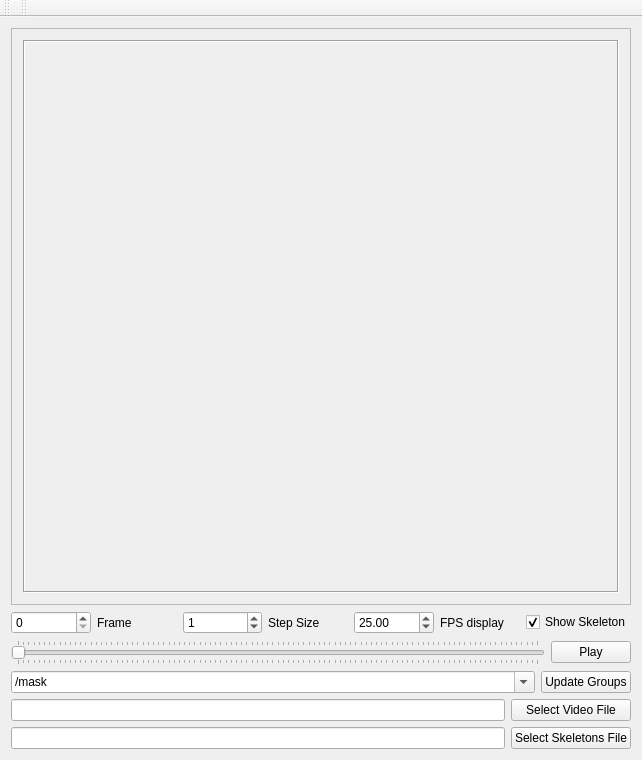
<?xml version="1.0" encoding="UTF-8"?>
<ui version="4.0">
 <class>ImageViewer</class>
 <widget class="QMainWindow" name="ImageViewer">
  <property name="geometry">
   <rect>
    <x>0</x>
    <y>0</y>
    <width>642</width>
    <height>760</height>
   </rect>
  </property>
  <property name="windowTitle">
   <string>ImageViewer</string>
  </property>
  <widget class="QWidget" name="centralWidget">
   <property name="enabled">
    <bool>true</bool>
   </property>
   <layout class="QVBoxLayout" name="verticalLayout_2">
    <item>
     <layout class="QVBoxLayout" name="verticalLayout">
      <item>
       <widget class="QScrollArea" name="scrollArea">
        <property name="frameShadow">
         <enum>QFrame::Sunken</enum>
        </property>
        <property name="widgetResizable">
         <bool>true</bool>
        </property>
        <widget class="QWidget" name="scrollAreaWidgetContents">
         <property name="geometry">
          <rect>
           <x>0</x>
           <y>0</y>
           <width>614</width>
           <height>485</height>
          </rect>
         </property>
         <layout class="QVBoxLayout" name="verticalLayout_3">
          <item>
           <widget class="QLabel" name="imageCanvas">
            <property name="sizePolicy">
             <sizepolicy hsizetype="Ignored" vsizetype="Ignored">
              <horstretch>0</horstretch>
              <verstretch>0</verstretch>
             </sizepolicy>
            </property>
            <property name="frameShape">
             <enum>QFrame::Box</enum>
            </property>
            <property name="frameShadow">
             <enum>QFrame::Sunken</enum>
            </property>
            <property name="text">
             <string/>
            </property>
           </widget>
          </item>
         </layout>
        </widget>
       </widget>
      </item>
      <item>
       <layout class="QHBoxLayout" name="horizontalLayout_3">
        <item>
         <widget class="QSpinBox" name="spinBox_frame">
          <property name="maximum">
           <number>999999999</number>
          </property>
         </widget>
        </item>
        <item>
         <widget class="QLabel" name="label_frame">
          <property name="text">
           <string>Frame</string>
          </property>
         </widget>
        </item>
        <item>
         <widget class="QSpinBox" name="spinBox_step">
          <property name="maximum">
           <number>999999999</number>
          </property>
          <property name="value">
           <number>1</number>
          </property>
         </widget>
        </item>
        <item>
         <widget class="QLabel" name="label_step">
          <property name="text">
           <string>Step Size</string>
          </property>
         </widget>
        </item>
        <item>
         <widget class="QDoubleSpinBox" name="doubleSpinBox_fps">
          <property name="maximum">
           <double>100.000000000000000</double>
          </property>
          <property name="value">
           <double>25.000000000000000</double>
          </property>
         </widget>
        </item>
        <item>
         <widget class="QLabel" name="label_fps">
          <property name="text">
           <string>FPS display</string>
          </property>
         </widget>
        </item>
        <item>
         <widget class="QCheckBox" name="checkBox_showLabel">
          <property name="text">
           <string>Show Skeleton</string>
          </property>
          <property name="checked">
           <bool>true</bool>
          </property>
         </widget>
        </item>
       </layout>
      </item>
      <item>
       <layout class="QHBoxLayout" name="horizontalLayout_2">
        <item>
         <widget class="QSlider" name="imageSlider">
          <property name="cursor">
           <cursorShape>OpenHandCursor</cursorShape>
          </property>
          <property name="mouseTracking">
           <bool>true</bool>
          </property>
          <property name="autoFillBackground">
           <bool>false</bool>
          </property>
          <property name="maximum">
           <number>100</number>
          </property>
          <property name="orientation">
           <enum>Qt::Horizontal</enum>
          </property>
          <property name="invertedAppearance">
           <bool>false</bool>
          </property>
          <property name="invertedControls">
           <bool>false</bool>
          </property>
          <property name="tickPosition">
           <enum>QSlider::TicksBothSides</enum>
          </property>
         </widget>
        </item>
        <item>
         <widget class="QPushButton" name="playButton">
          <property name="text">
           <string>Play</string>
          </property>
          <property name="checkable">
           <bool>false</bool>
          </property>
         </widget>
        </item>
       </layout>
      </item>
      <item>
       <layout class="QHBoxLayout" name="horizontalLayout_4">
        <item>
         <widget class="QComboBox" name="comboBox_h5path">
          <property name="editable">
           <bool>true</bool>
          </property>
          <item>
           <property name="text">
            <string>/mask</string>
           </property>
          </item>
          <item>
           <property name="text">
            <string>/full_data</string>
           </property>
          </item>
         </widget>
        </item>
        <item>
         <widget class="QPushButton" name="pushButton_h5groups">
          <property name="sizePolicy">
           <sizepolicy hsizetype="Maximum" vsizetype="Fixed">
            <horstretch>0</horstretch>
            <verstretch>0</verstretch>
           </sizepolicy>
          </property>
          <property name="text">
           <string>Update Groups</string>
          </property>
         </widget>
        </item>
       </layout>
      </item>
      <item>
       <layout class="QGridLayout" name="gridLayout">
        <item row="2" column="0">
         <widget class="QLineEdit" name="lineEdit_video">
          <property name="text">
           <string/>
          </property>
         </widget>
        </item>
        <item row="2" column="1">
         <widget class="QPushButton" name="pushButton_video">
          <property name="text">
           <string>Select Video File</string>
          </property>
         </widget>
        </item>
        <item row="3" column="1">
         <widget class="QPushButton" name="pushButton_skel">
          <property name="text">
           <string>Select Skeletons File</string>
          </property>
         </widget>
        </item>
        <item row="3" column="0">
         <widget class="QLineEdit" name="lineEdit_skel"/>
        </item>
       </layout>
      </item>
     </layout>
    </item>
   </layout>
  </widget>
  <widget class="QMenuBar" name="menuBar">
   <property name="geometry">
    <rect>
     <x>0</x>
     <y>0</y>
     <width>642</width>
     <height>22</height>
    </rect>
   </property>
  </widget>
  <widget class="QToolBar" name="mainToolBar">
   <attribute name="toolBarArea">
    <enum>TopToolBarArea</enum>
   </attribute>
   <attribute name="toolBarBreak">
    <bool>false</bool>
   </attribute>
  </widget>
  <widget class="QToolBar" name="toolBar">
   <property name="windowTitle">
    <string>toolBar</string>
   </property>
   <attribute name="toolBarArea">
    <enum>TopToolBarArea</enum>
   </attribute>
   <attribute name="toolBarBreak">
    <bool>false</bool>
   </attribute>
  </widget>
 </widget>
 <layoutdefault spacing="6" margin="11"/>
 <resources/>
 <connections/>
</ui>
